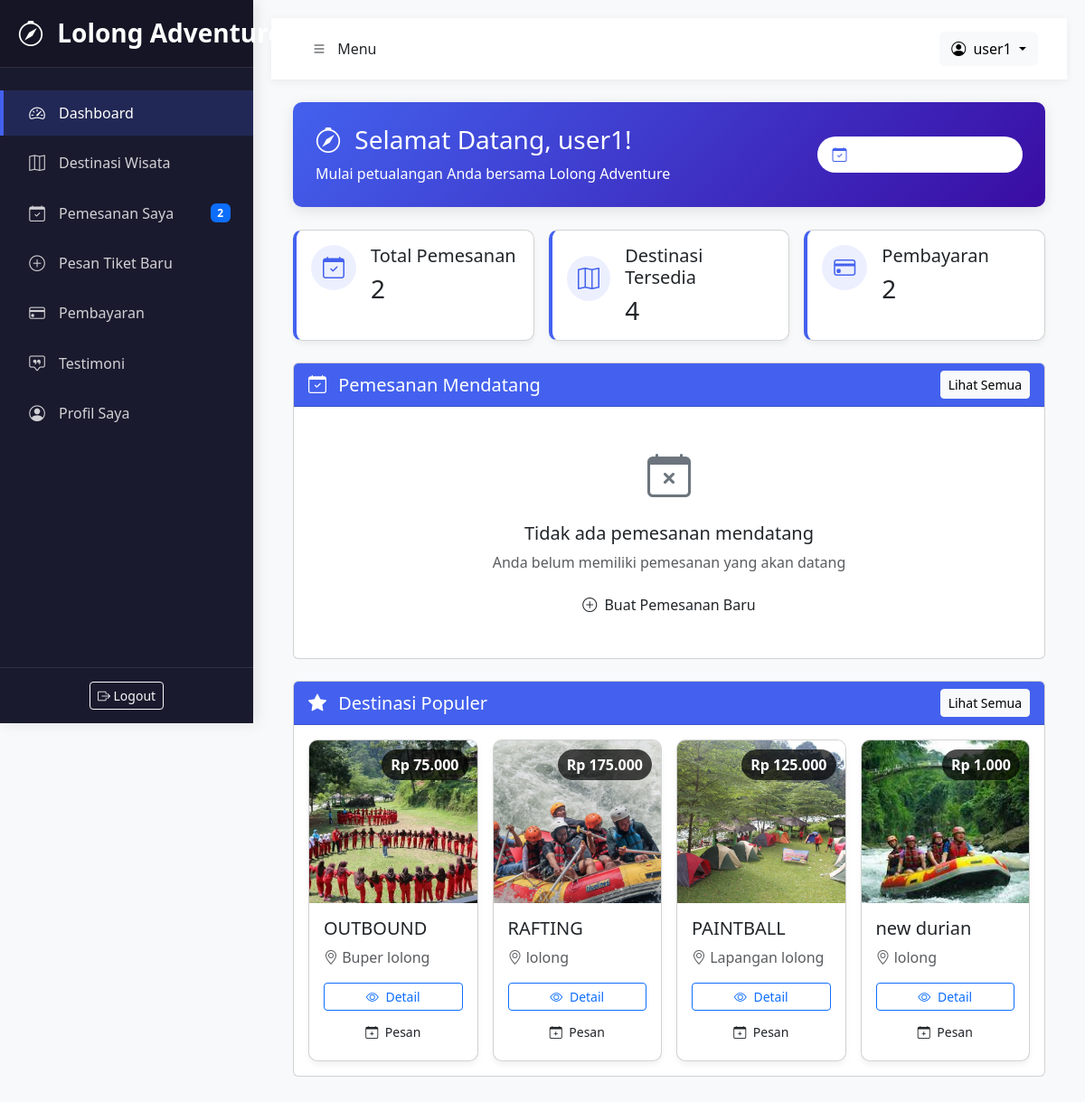
/pages/customer/dashboard.php (signed in), run on the app's committed database.
### tables this page shows
CREATE TABLE `destinations` (
  `id` int(11) NOT NULL,
  `name` varchar(100) NOT NULL,
  `location` varchar(100) NOT NULL,
  `description` text DEFAULT NULL,
  `duration` varchar(50) DEFAULT NULL,
  `price` decimal(10,2) DEFAULT NULL,
  `difficulty` enum('easy','medium','hard') DEFAULT NULL,
  `image_url` varchar(255) DEFAULT 'default.jpg',
  `is_featured` tinyint(1) DEFAULT 0,
  `created_at` timestamp NOT NULL DEFAULT current_timestamp(),
  `updated_at` timestamp NOT NULL DEFAULT current_timestamp() ON UPDATE current_timestamp(),
  `status` enum('active','inactive') DEFAULT 'active'
);

### pages/customer/dashboard.php (the view, shortened to what this page needs)
<?php
require_once('../../config/database.php');
$user_id = $_SESSION['user_id'];
$stmt = $pdo->prepare("SELECT COUNT(*) FROM bookings WHERE user_id = ?");
$stmt->execute([$user_id]);
$bookings_count = $stmt->fetchColumn();
$stmt = $pdo->prepare("SELECT b.*, d.name as destination_name, d.image_url
                      FROM bookings b
                      JOIN destinations d ON b.destination_id = d.id
                      WHERE b.user_id = ? AND b.booking_date >= CURDATE()
                      ORDER BY b.booking_date ASC LIMIT 3");
$stmt->execute([$user_id]);
$upcoming_bookings = $stmt->fetchAll(PDO::FETCH_ASSOC);
$stmt = $pdo->query("SELECT d.id, d.name, d.location, d.price, d.image_url, COUNT(b.id) as booking_count
                     FROM destinations d
                     LEFT JOIN bookings b ON d.id = b.destination_id
                     GROUP BY d.id
                     ORDER BY booking_count DESC
                     LIMIT 4");
$popular_destinations = $stmt->fetchAll(PDO::FETCH_ASSOC);
?>
<!DOCTYPE html>
<html lang="id">
<head>
    <link href="https://cdn.jsdelivr.net/npm/bootstrap@5.3.0/dist/css/bootstrap.min.css" rel="stylesheet">
    <link rel="stylesheet" href="https://cdn.jsdelivr.net/npm/bootstrap-icons@1.10.0/font/bootstrap-icons.css">
</head>
<body>
    <div class="wrapper">
        <nav id="sidebar">
            <div class="sidebar-header">
                <h3><i class="bi bi-compass me-2"></i> Lolong Adventure</h3>
            </div>
            <ul class="list-unstyled components">
                <li class="active">
                    <a href="dashboard.php">
                        <i class="bi bi-speedometer2"></i>
                        <span class="nav-text">Dashboard</span>
                    </a>
                </li>
                <li>
                    <a href="destinations.php">
                        <i class="bi bi-map"></i>
                        <span class="nav-text">Destinasi Wisata</span>
                    </a>
                </li>
                <li>
                    <a href="bookings.php">
                        <i class="bi bi-calendar-check"></i>
                        <span class="nav-text">Pemesanan Saya</span>
                        <span class="badge bg-primary ms-auto"><?php echo $bookings_count; ?></span>
                    </a>
                </li>
                <li>
                    <a href="new_booking.php">
                        <i class="bi bi-plus-circle"></i>
                        <span class="nav-text">Pesan Tiket Baru</span>
                    </a>
                </li>
                <li>
                    <a href="payment.php">
                        <i class="bi bi-credit-card"></i>
                        <span class="nav-text">Pembayaran</span>
                    </a>
                </li>
                <li>
                    <a href="testimonials.php">
                        <i class="bi bi-chat-square-quote"></i>
                        <span class="nav-text">Testimoni</span>
                    </a>
                </li>
                <li>
                    <a href="profile.php">
                        <i class="bi bi-person-circle"></i>
                        <span class="nav-text">Profil Saya</span>
                    </a>
                </li>
            </ul>
            <div class="sidebar-footer">
                <a href="../../logout.php" class="btn btn-sm btn-outline-light">
                    <i class="bi bi-box-arrow-right"></i> Logout
                </a>
            </div>
        </nav>
        <div id="content" class="main-content">
            <nav class="navbar navbar-expand-lg navbar-light bg-light">
                <div class="container-fluid">
                    <button type="button" id="sidebarCollapse" class="btn btn-primary-custom">
                        <i class="bi bi-list"></i>
                        <span class="ms-2 d-none d-sm-inline">Menu</span>
                    </button>
                    <div class="d-flex align-items-center ms-auto">
                        <div class="dropdown">
                            <button class="btn btn-light dropdown-toggle" type="button" id="userDropdown" data-bs-toggle="dropdown" aria-expanded="false">
                                <i class="bi bi-person-circle me-1"></i> <?php echo $_SESSION['full_name']; ?>
                            </button>
                        </div>
                    </div>
                </div>
            </nav>
            <div class="container-fluid p-3 p-md-4">
                <div class="greeting-section">
                    <div class="row align-items-center">
                        <div class="col-md-8">
                            <h3><i class="bi bi-compass me-2"></i> Selamat Datang, <?php echo $_SESSION['full_name']; ?>!</h3>
                            <p class="mb-0">Mulai petualangan Anda bersama Lolong Adventure</p>
                        </div>
                        <div class="col-md-4 text-md-end mt-3 mt-md-0">
                            <div class="d-inline-block bg-white rounded-pill px-3 py-2">
                                <i class="bi bi-calendar-check text-primary-custom me-2"></i>
                                <span class="fw-bold"><?php echo date('l, d F Y'); ?></span>
                            </div>
                        </div>
                    </div>
                </div>
                <div class="row mb-4 g-3">
                    <div class="col-md-4">
                        <div class="card stat-card h-100">
                            <div class="card-body">
                                <div class="d-flex align-items-center">
                                    <div class="stat-icon me-3">
                                        <i class="bi bi-calendar-check"></i>
                                    </div>
                                    <div>
                                        <h5 class="card-title">Total Pemesanan</h5>
                                        <h3 class="mb-0"><?php echo $bookings_count; ?></h3>
                                    </div>
                                </div>
                            </div>
                        </div>
                    </div>
                    <div class="col-md-4">
                        <div class="card stat-card h-100">
                            <div class="card-body">
                                <div class="d-flex align-items-center">
                                    <div class="stat-icon me-3">
                                        <i class="bi bi-map"></i>
                                    </div>
                                    <div>
                                        <h5 class="card-title">Destinasi Tersedia</h5>
                                        <h3 class="mb-0"><?php echo count($popular_destinations); ?></h3>
                                    </div>
                                </div>
                            </div>
                        </div>
                    </div>
                    <div class="col-md-4">
                        <div class="card stat-card h-100">
                            <div class="card-body">
                                <div class="d-flex align-items-center">
                                    <div class="stat-icon me-3">
                                        <i class="bi bi-credit-card"></i>
                                    </div>
                                    <div>
                                        <h5 class="card-title">Pembayaran</h5>
                                        <h3 class="mb-0"><?php echo $bookings_count; ?></h3>
                                    </div>
                                </div>
                            </div>
                        </div>
                    </div>
                </div>
                <div class="row mb-4">
                    <div class="col-12">
                        <div class="card">
                            <div class="card-header bg-primary-custom text-white d-flex justify-content-between align-items-center">
                                <h5 class="mb-0"><i class="bi bi-calendar-check me-2"></i> Pemesanan Mendatang</h5>
                                <a href="bookings.php" class="btn btn-sm btn-light">Lihat Semua</a>
                            </div>
                            <div class="card-body">
                                <?php if (count($upcoming_bookings) > 0): ?>
                                    <div class="row g-3">
                                        <?php foreach ($upcoming_bookings as $booking): ?>
                                            <div class="col-md-4">
                                                <div class="booking-card">
                                                    <img src="<?php echo $booking['image_url'] ?? 'https://via.placeholder.com/300x200?text=Destinasi'; ?>"
                                                        class="card-img-top booking-img"
                                                        alt="<?php echo $booking['destination_name']; ?>">
                                                    <div class="card-body">
                                                        <h5 class="card-title"><?php echo $booking['destination_name']; ?></h5>
                                                        <p class="card-text">
                                                            <small class="text-muted">
                                                                <i class="bi bi-calendar"></i> <?php echo date('d M Y', strtotime($booking['booking_date'])); ?>
                                                            </small>
                                                        </p>
                                                        <p class="card-text">
                                                            <i class="bi bi-people"></i> <?php echo $booking['participants']; ?> Peserta
                                                        </p>
                                                        <div class="d-flex justify-content-between align-items-center">
                                                            <span class="badge rounded-pill bg-<?php echo strtolower($booking['status']); ?>">
                                                                <?php echo ucfirst($booking['status']); ?>
                                                            </span>
                                                            <?php if ($booking['status'] == 'pending'): ?>
                                                                <a href="payment.php?booking_id=<?php echo $booking['id']; ?>"
                                                                    class="btn btn-payment btn-sm">
                                                                    <i class="bi bi-credit-card me-1"></i> Bayar
                                                                </a>
                                                            <?php endif; ?>
                                                        </div>
                                                    </div>
                                                </div>
                                            </div>
                                        <?php endforeach; ?>
                                    </div>
                                <?php else: ?>
                                    <div class="text-center py-4">
                                        <i class="bi bi-calendar-x" style="font-size: 3rem; color: #6c757d;"></i>
                                        <h5 class="mt-3">Tidak ada pemesanan mendatang</h5>
                                        <p class="text-muted">Anda belum memiliki pemesanan yang akan datang</p>
                                        <a href="new_booking.php" class="btn btn-primary-custom">
                                            <i class="bi bi-plus-circle me-1"></i> Buat Pemesanan Baru
                                        </a>
                                    </div>
                                <?php endif; ?>
                            </div>
                        </div>
                    </div>
                </div>
                <div class="row">
                    <div class="col-12">
                        <div class="card">
                            <div class="card-header bg-primary-custom text-white d-flex justify-content-between align-items-center">
                                <h5 class="mb-0"><i class="bi bi-star-fill me-2"></i> Destinasi Populer</h5>
                                <a href="destination.php" class="btn btn-sm btn-light">Lihat Semua</a>
                            </div>
                            <div class="card-body">
                                <div class="row g-3">
                                    <?php foreach ($popular_destinations as $destination): ?>
                                        <div class="col-xl-3 col-lg-4 col-md-6">
                                            <div class="card destination-card">
                                                <div class="position-relative overflow-hidden">
                                                    <img src="<?php echo $destination['image_url'] ?? 'https://via.placeholder.com/300x200?text=Destinasi'; ?>"
                                                        class="card-img-top destination-img"
                                                        alt="<?php echo $destination['name']; ?>">
                                                    <div class="price-tag">
                                                        Rp <?php echo number_format($destination['price'], 0, ',', '.'); ?>
                                                    </div>
                                                </div>
                                                <div class="card-body">
                                                    <h5 class="card-title"><?php echo $destination['name']; ?></h5>
                                                    <p class="card-text text-muted">
                                                        <i class="bi bi-geo-alt"></i> <?php echo $destination['location']; ?>
                                                    </p>
                                                    <div class="d-grid gap-2">
                                                        <a href="destination_detail.php?id=<?php echo $destination['id']; ?>"
                                                            class="btn btn-outline-primary btn-sm">
                                                            <i class="bi bi-eye me-1"></i> Detail
                                                        </a>
                                                        <a href="new_booking.php?destination_id=<?php echo $destination['id']; ?>"
                                                            class="btn btn-primary-custom btn-sm">
                                                            <i class="bi bi-calendar-plus me-1"></i> Pesan
                                                        </a>
                                                    </div>
                                                </div>
                                            </div>
                                        </div>
                                    <?php endforeach; ?>
                                </div>
                            </div>
                        </div>
                    </div>
                </div>
            </div>
        </div>
    </div>
</body>
</html>

### data on the page
destinations: image_url (picture), price "75.000", name "OUTBOUND", location "Buper lolong"
destinations: image_url (picture), price "175.000", name "RAFTING", location "lolong"
destinations: image_url (picture), price "125.000", name "PAINTBALL", location "Lapangan lolong"
destinations: image_url (picture), price "1.000", name "new durian", location "lolong"

### other printed values
$bookings_count "2"
$_SESSION['full_name'] "user1"
count($popular_destinations) "4"
